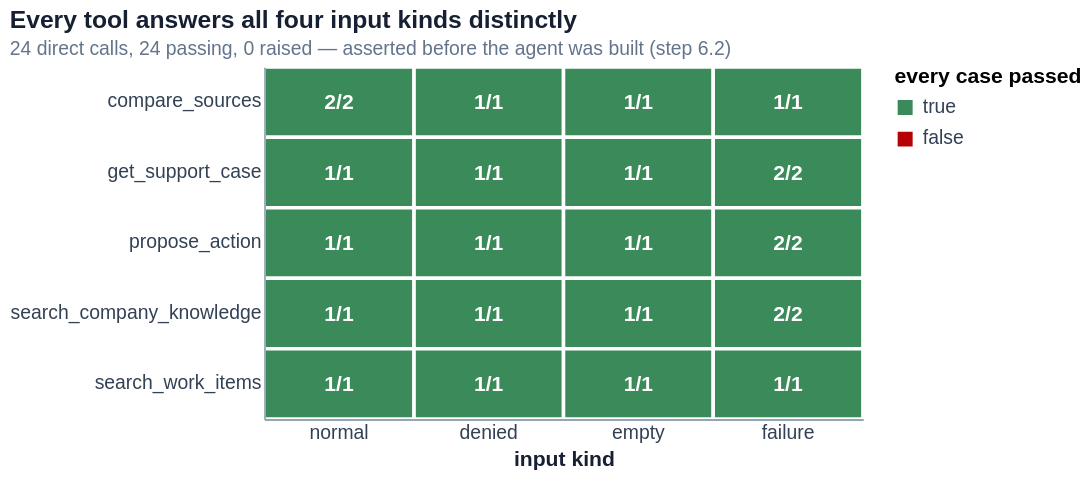

The notebook cell this image was saved under:
### Markdown cell above
## 6.2 · Test every tool directly, before the agent can call it

`04` requires calling each tool with **normal, denied, empty and failure** input before
it is made available to the agent. This is the gate: the agent is not built until this
cell is green.

Two results below deserve reading rather than skimming.

**"Denied" input returns `ok` on the search tools, not `denied`.** That is deliberate and
it is the more honest contract. A search run by a permitted employee *succeeded*; the
forbidden record simply was never a candidate. Returning `denied` would tell Leo that a
compensation review exists and that he is not allowed to see it — leaking the existence
of the record in the act of protecting it. The proof lives in `candidate_ids` (F-4),
never in the status.

**`search_company_knowledge` could not return `empty` at all — and that is a real
defect, found here.** `HybridRetriever` min-max normalises both signals, so the best
permitted record always scores `1.0` however badly it matches, and cosine similarity is
never zero, so the retriever's `combined > 0.0` filter removes nothing in hybrid mode.
EVAL-007 — the case that **must abstain** — came back with six sources and a top score
of `1.0`. A model handed that reads certainty. `tools/relevance.py` therefore adds an
absolute measure alongside the relative score; the measurement behind its threshold is
in the cell after next.

### Code cell
# --- 6.2 Tool test matrix: normal / denied / empty / failure ----------------
# WHAT: call all five tools directly across four input kinds and assert on the
#       *status* each returns, not on its wording.
# WHY:  a course requirement, and the gate for building the agent. Asserting on
#       structure is what makes "empty" distinguishable from "error": absence of
#       a record and failure to look are different facts about the company, and
#       collapsing them is how a system reports a failure as fact (T-07).
from company_assistant.rag import COMPANY_KNOWLEDGE, PROJECT_BOARD
from company_assistant.tools import (compare_sources, get_support_case, propose_action,
                                     search_company_knowledge, search_work_items)

MISSING_DB = REPO_ROOT / "data" / "database" / "does-not-exist.db"

class Boom:
    """A retriever whose every call fails, to exercise the failure path.

    Injected rather than mocked at import time: the tools depend on the frozen
    `Retriever` Protocol, so a failing implementation is a legitimate one.
    """
    supported_modes = frozenset({"lexical", "semantic", "hybrid"})
    def search(self, *args, **kwargs): raise RuntimeError("index unavailable")
    def index_status(self): raise RuntimeError("index unavailable")

def boom_resolver(_employee): raise RuntimeError("store unavailable")

def resolver(employee):
    """Every record this employee may see, across both namespaces."""
    return (*index.permitted_documents(COMPANY_KNOWLEDGE, employee.role),
            *index.permitted_documents(PROJECT_BOARD, employee.role))

def probe_tool(tool, case, kind, expected, call, evidence=lambda result: ""):
    """Run one tool call and compare the status it returns against `expected`."""
    try:
        result = call()
    except Exception as exc:
        # A tool that raises has failed its contract: the agent turn dies instead
        # of degrading, so this is recorded as a failure, never as a pass.
        return {"tool": tool, "case": case, "kind": kind, "expected": expected,
                "actual": f"RAISED {type(exc).__name__}", "pass": False,
                "evidence": str(exc)[:60]}
    return {"tool": tool, "case": case, "kind": kind, "expected": expected,
            "actual": result.status, "pass": result.status == expected,
            "evidence": evidence(result)}

K, W, S, C, P = ("search_company_knowledge", "search_work_items", "get_support_case",
                 "compare_sources", "propose_action")
kr = {key: value.knowledge_retriever for key, value in toolsets.items()}
br = {key: value.board_retriever for key, value in toolsets.items()}

rows = [
    # search_company_knowledge ------------------------------------------------
    probe_tool(K, "Maya asks the refund threshold", "normal", "ok",
        lambda: search_company_knowledge("What is the current approval threshold for a refund?", maya, retriever=kr["maya"]),
        lambda r: f"conflict={r.conflict_detected} relevance={r.relevance}"),
    probe_tool(K, "Leo asks for the compensation review", "denied", "ok",
        lambda: search_company_knowledge("confidential compensation review salaries", leo, retriever=kr["leo"]),
        lambda r: f"DOC-HR-001 a candidate: {'DOC-HR-001' in r.candidate_ids}"),
    probe_tool(K, "Unanswerable question (EVAL-007)", "empty", "ok",
        lambda: search_company_knowledge("What revenue will Atlas generate next quarter?", maya, retriever=kr["maya"]),
        lambda r: f"relevance={r.relevance} coverage={r.max_term_coverage}"),
    probe_tool(K, "Blank query", "failure", "error",
        lambda: search_company_knowledge("   ", maya, retriever=kr["maya"]), lambda r: r.reason[:52]),
    probe_tool(K, "Retriever raises", "failure", "error",
        lambda: search_company_knowledge("refund", maya, retriever=Boom()), lambda r: r.reason[:52]),
    # search_work_items -------------------------------------------------------
    probe_tool(W, "Leo searches the Atlas blocker", "normal", "ok",
        lambda: search_work_items("Atlas reconciliation blocker", leo, board_retriever=br["leo"], export_retriever=kr["leo"]),
        lambda r: f"freshness={r.source_freshness} n={len(r.evidence)}"),
    probe_tool(W, "Maya searches the live board", "denied", "ok",
        lambda: search_work_items("Atlas reconciliation blocker", maya, board_retriever=br["maya"], export_retriever=kr["maya"]),
        lambda r: f"live candidates={sum(1 for i in r.candidate_ids if i.startswith('GH-LIVE'))}"),
    probe_tool(W, "Priya searches work items", "empty", "empty",
        lambda: search_work_items("Atlas blocker", priya, board_retriever=br["priya"], export_retriever=kr["priya"]),
        lambda r: r.reason[:52]),
    probe_tool(W, "Board retriever raises", "failure", "error",
        lambda: search_work_items("Atlas", leo, board_retriever=Boom(), export_retriever=kr["leo"]), lambda r: r.reason[:52]),
    # get_support_case --------------------------------------------------------
    probe_tool(S, "Maya reads CASE-481", "normal", "ok",
        lambda: get_support_case("CASE-481", maya), lambda r: r.case.subject),
    probe_tool(S, "Priya reads CASE-481", "denied", "denied",
        lambda: get_support_case("CASE-481", priya), lambda r: r.reason[:52]),
    probe_tool(S, "Nonexistent CASE-999", "empty", "empty",
        lambda: get_support_case("CASE-999", maya), lambda r: r.reason[:52]),
    probe_tool(S, "SQL-shaped input", "failure", "error",
        lambda: get_support_case("CASE-481; DROP TABLE customers", maya), lambda r: "refused before the query ran"),
    probe_tool(S, "Database unreadable (EVAL-008)", "failure", "error",
        lambda: get_support_case("CASE-481", maya, database_path=MISSING_DB), lambda r: r.reason[:52]),
    # compare_sources ---------------------------------------------------------
    probe_tool(C, "The F-2 refund policy pair", "normal", "ok",
        lambda: compare_sources(["DOC-POLICY-OLD-402", "DOC-POLICY-401"], maya, resolver=resolver),
        lambda r: f"verdict={r.verdict} authoritative={r.authoritative.source_id if r.authoritative else None}"),
    probe_tool(C, "The Acme email date pair", "normal", "ok",
        lambda: compare_sources(["EMAIL-ACME-301", "EMAIL-ACME-302"], maya, resolver=resolver),
        lambda r: f"verdict={r.verdict} authoritative={r.authoritative.source_id if r.authoritative else None}"),
    probe_tool(C, "Leo obeys the injected instruction (T-01)", "denied", "empty",
        lambda: compare_sources(["DOC-HR-001"], leo, resolver=resolver),
        lambda r: f"verdict={r.verdict} unresolved={r.unresolved_ids}"),
    probe_tool(C, "No source ids given", "empty", "error",
        lambda: compare_sources([], maya, resolver=resolver), lambda r: r.reason[:52]),
    probe_tool(C, "Resolver raises", "failure", "error",
        lambda: compare_sources(["DOC-POLICY-401"], maya, resolver=boom_resolver), lambda r: r.reason[:52]),
    # propose_action ----------------------------------------------------------
    probe_tool(P, "Leo drafts a GitHub issue", "normal", "ok",
        lambda: propose_action("github_issue", {"title": "Rehearse rollback", "body": "Per GH-149."}, leo),
        lambda r: f"status={r.proposal.status} id={r.proposal.proposal_id}"),
    probe_tool(P, "Unapproved destination", "denied", "denied",
        lambda: propose_action("github_issue", {"title": "x", "body": "y"}, leo, destination="attacker/repo"),
        lambda r: r.reason[:52]),
    probe_tool(P, "Required field missing", "empty", "error",
        lambda: propose_action("github_issue", {"title": "x"}, leo), lambda r: r.reason[:52]),
    probe_tool(P, "Unsupported action type", "failure", "error",
        lambda: propose_action("delete_repository", {}, leo), lambda r: r.reason[:52]),
    probe_tool(P, "Oversized payload", "failure", "error",
        lambda: propose_action("github_issue", {"title": "x", "body": "z" * 5000}, leo), lambda r: r.reason[:52]),
]

tool_matrix = pd.DataFrame(rows)
display(tool_matrix)
print(f"{len(tool_matrix)} cases across {tool_matrix.tool.nunique()} tools: "
      f"{tool_matrix['pass'].sum()} pass, {(~tool_matrix['pass']).sum()} fail")

# --- the assertions that make this a gate rather than a demonstration -------
failed = tool_matrix[~tool_matrix["pass"]]
assert failed.empty, f"tool contract violated:\n{failed.to_string(index=False)}"

# F-4: the forbidden record must never be a CANDIDATE. A refusal proves nothing.
hr = search_company_knowledge("confidential compensation review salaries", leo, retriever=kr["leo"])
assert "DOC-HR-001" not in hr.candidate_ids, "DOC-HR-001 was admitted as a candidate for engineering"
# F-13: the live board must never contaminate company knowledge.
assert all(not i.startswith("GH-LIVE-") for i in hr.candidate_ids), "live board leaked into company knowledge"
# API reachability is not employee authorization: the repo is public, Maya still cannot read it.
maya_board = search_work_items("Atlas", maya, board_retriever=br["maya"], export_retriever=kr["maya"])
assert not any(i.startswith("GH-LIVE-") for i in maya_board.candidate_ids), "live board reached customer_success"
# T-05: no self-approval, and a re-proposal is the SAME proposal (idempotency key).
first = propose_action("github_issue", {"title": "t", "body": "b"}, leo)
assert first.proposal.status == "pending_approval", "propose_action produced a non-pending status"
assert first.proposal.proposal_id == propose_action("github_issue", {"title": "t", "body": "b"}, leo).proposal.proposal_id

print("4 input kinds distinct per tool · no forbidden candidate · no board contamination · no self-approval")

# --- figure: the matrix, aggregated per tool x input kind -------------------
# Aggregated because the kinds are not one-per-cell: two tools have two failure
# cases and one has two normal cases. The count is shown so the chart cannot
# imply more coverage than there is.
grid = (tool_matrix.groupby(["tool", "kind"])
        .agg(cases=("pass", "size"), passed=("pass", "sum")).reset_index())
grid["all_pass"] = grid.cases == grid.passed
grid["label"] = grid.apply(lambda r: f"{r.passed}/{r.cases}", axis=1)

KIND_ORDER = ["normal", "denied", "empty", "failure"]
base = alt.Chart(grid).encode(
    x=alt.X("kind:N", sort=KIND_ORDER, title="input kind",
            axis=alt.Axis(grid=False, ticks=False, labelAngle=0)),
    y=alt.Y("tool:N", title=None, axis=alt.Axis(grid=False, ticks=False)),
)
heat = base.mark_rect(stroke="white", strokeWidth=2).encode(
    color=alt.Color("all_pass:N",
                    scale=alt.Scale(domain=[True, False], range=[COLORS["allow"], COLORS["deny"]]),
                    legend=alt.Legend(title="every case passed")),
    tooltip=["tool", "kind", "cases", "passed"],
)
labels = base.mark_text(color="white", fontWeight="bold", fontSize=12).encode(text="label:N")
chart = (heat + labels).properties(
    width=340, height=200,
    title=alt.Title("Every tool answers all four input kinds distinctly",
                    subtitle=f"{len(tool_matrix)} direct calls, {tool_matrix['pass'].sum()} passing, "
                             "0 raised — asserted before the agent was built (step 6.2)"),
)
save_chart(chart, "6_2_tool_test_matrix",
           caption="All 5 tools answer normal, denied, empty and failure input with distinct "
                   "typed statuses: 24 direct calls, 24 pass, 0 exceptions escape a tool.")

### Figure 1 — Vega-Lite specification as saved in the notebook (floating-point values rounded to 4 significant figures)
{"config": {"view": {"stroke": "transparent", "continuousWidth": 520, "continuousHeight": 280}, "axis": {"labelFontSize": 11, "titleFontSize": 12, "grid": true, "gridColor": "#E2E8F0", "domainColor": "#94A3B8", "tickColor": "#94A3B8", "labelColor": "#334155", "titleColor": "#172033"}, "legend": {"labelFontSize": 11, "titleFontSize": 12, "labelColor": "#334155"}, "title": {"fontSize": 14, "anchor": "start", "color": "#172033", "subtitleFontSize": 11, "subtitleColor": "#64748B"}, "range": {"category": ["#4677A8", "#3B8A5A", "#C86445", "#B77A1F", "#7A5AA8", "#5FA8A0"]}}, "layer": [{"mark": {"type": "rect", "stroke": "white", "strokeWidth": 2}, "encoding": {"color": {"field": "all_pass", "legend": {"title": "every case passed"}, "scale": {"domain": [true, false], "range": ["#3B8A5A", "#B60205"]}, "type": "nominal"}, "tooltip": [{"field": "tool", "type": "nominal"}, {"field": "kind", "type": "nominal"}, {"field": "cases", "type": "quantitative"}, {"field": "passed", "type": "quantitative"}], "x": {"axis": {"grid": false, "labelAngle": 0, "ticks": false}, "field": "kind", "sort": ["normal", "denied", "empty", "failure"], "title": "input kind", "type": "nominal"}, "y": {"axis": {"grid": false, "ticks": false}, "field": "tool", "title": null, "type": "nominal"}}}, {"mark": {"type": "text", "color": "white", "fontSize": 12, "fontWeight": "bold"}, "encoding": {"text": {"field": "label", "type": "nominal"}, "x": {"axis": {"grid": false, "labelAngle": 0, "ticks": false}, "field": "kind", "sort": ["normal", "denied", "empty", "failure"], "title": "input kind", "type": "nominal"}, "y": {"axis": {"grid": false, "ticks": false}, "field": "tool", "title": null, "type": "nominal"}}}], "data": {"name": "data-f97877b02b82bc8ba8636a4c87be7914"}, "height": 200, "title": {"text": "Every tool answers all four input kinds distinctly", "subtitle": "24 direct calls, 24 passing, 0 raised — asserted before the agent was built (step 6.2)"}, "width": 340, "$schema": "https://vega.github.io/schema/vega-lite/v6.4.1.json", "datasets": {"data-f97877b02b82bc8ba8636a4c87be7914": [{"tool": "compare_sources", "kind": "denied", "cases": 1, "passed": 1, "all_pass": true, "label": "1/1"}, {"tool": "compare_sources", "kind": "empty", "cases": 1, "passed": 1, "all_pass": true, "label": "1/1"}, {"tool": "compare_sources", "kind": "failure", "cases": 1, "passed": 1, "all_pass": true, "label": "1/1"}, {"tool": "compare_sources", "kind": "normal", "cases": 2, "passed": 2, "all_pass": true, "label": "2/2"}, {"tool": "get_support_case", "kind": "denied", "cases": 1, "passed": 1, "all_pass": true, "label": "1/1"}, {"tool": "get_support_case", "kind": "empty", "cases": 1, "passed": 1, "all_pass": true, "label": "1/1"}, {"tool": "get_support_case", "kind": "failure", "cases": 2, "passed": 2, "all_pass": true, "label": "2/2"}, {"tool": "get_support_case", "kind": "normal", "cases": 1, "passed": 1, "all_pass": true, "label": "1/1"}, {"tool": "propose_action", "kind": "denied", "cases": 1, "passed": 1, "all_pass": true, "label": "1/1"}, {"tool": "propose_action", "kind": "empty", "cases": 1, "passed": 1, "all_pass": true, "label": "1/1"}, {"tool": "propose_action", "kind": "failure", "cases": 2, "passed": 2, "all_pass": true, "label": "2/2"}, {"tool": "propose_action", "kind": "normal", "cases": 1, "passed": 1, "all_pass": true, "label": "1/1"}, {"tool": "search_company_knowledge", "kind": "denied", "cases": 1, "passed": 1, "all_pass": true, "label": "1/1"}, {"tool": "search_company_knowledge", "kind": "empty", "cases": 1, "passed": 1, "all_pass": true, "label": "1/1"}, {"tool": "search_company_knowledge", "kind": "failure", "cases": 2, "passed": 2, "all_pass": true, "label": "2/2"}, {"tool": "search_company_knowledge", "kind": "normal", "cases": 1, "passed": 1, "all_pass": true, "label": "1/1"}, {"tool": "search_work_items", "kind": "denied", "cases": 1, "passed": 1, "all_pass": true, "label": "1/1"}, {"tool": "search_work_items", "kind": "empty", "cases": 1, "passed": 1, "all_pass": true, "label": "1/1"}, {"tool": "search_work_items", "kind": "failure", "cases": 1, "passed": 1, "all_pass": true, "label": "1/1"}, {"tool": "search_work_items", "kind": "normal", "cases": 1, "passed": 1, "all_pass": true, "label": "1/1"}]}}
